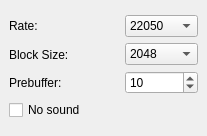
         <widget class="QWidget" name="pageMixer" >
          <property name="geometry" >
           <rect>
            <x>0</x>
            <y>0</y>
            <width>207</width>
            <height>136</height>
           </rect>
          </property>
          <attribute name="label" >
           <string>Mixer</string>
          </attribute>
          <layout class="QGridLayout" >
           <property name="margin" >
            <number>9</number>
           </property>
           <property name="spacing" >
            <number>6</number>
           </property>
           <item row="0" column="0" >
            <layout class="QGridLayout" >
             <property name="margin" >
              <number>0</number>
             </property>
             <property name="spacing" >
              <number>6</number>
             </property>
             <item row="1" column="0" >
              <widget class="QCheckBox" name="chkBoxMixerNoSound" >
               <property name="minimumSize" >
                <size>
                 <width>110</width>
                 <height>0</height>
                </size>
               </property>
               <property name="maximumSize" >
                <size>
                 <width>110</width>
                 <height>16777215</height>
                </size>
               </property>
               <property name="text" >
                <string>No sound</string>
               </property>
              </widget>
             </item>
             <item row="0" column="1" >
              <layout class="QGridLayout" >
               <property name="margin" >
                <number>0</number>
               </property>
               <property name="spacing" >
                <number>6</number>
               </property>
               <item row="1" column="0" >
                <widget class="QComboBox" name="cbxMixerBlockSize" >
                 <property name="currentIndex" >
                  <number>1</number>
                 </property>
                 <item>
                  <property name="text" >
                   <string>1024</string>
                  </property>
                 </item>
                 <item>
                  <property name="text" >
                   <string>2048</string>
                  </property>
                 </item>
                 <item>
                  <property name="text" >
                   <string>4096</string>
                  </property>
                 </item>
                </widget>
               </item>
               <item row="2" column="0" >
                <widget class="QSpinBox" name="spBoxPrebuffer" >
                 <property name="maximum" >
                  <number>999</number>
                 </property>
                 <property name="value" >
                  <number>10</number>
                 </property>
                </widget>
               </item>
               <item row="0" column="0" >
                <widget class="QComboBox" name="cbxMixerRate" >
                 <property name="currentIndex" >
                  <number>1</number>
                 </property>
                 <item>
                  <property name="text" >
                   <string>11050</string>
                  </property>
                 </item>
                 <item>
                  <property name="text" >
                   <string>22050</string>
                  </property>
                 </item>
                 <item>
                  <property name="text" >
                   <string>44100</string>
                  </property>
                 </item>
                </widget>
               </item>
              </layout>
             </item>
             <item row="0" column="0" >
              <layout class="QGridLayout" >
               <property name="margin" >
                <number>0</number>
               </property>
               <property name="spacing" >
                <number>6</number>
               </property>
               <item row="1" column="0" >
                <widget class="QLabel" name="label_3" >
                 <property name="minimumSize" >
                  <size>
                   <width>110</width>
                   <height>0</height>
                  </size>
                 </property>
                 <property name="maximumSize" >
                  <size>
                   <width>110</width>
                   <height>16777215</height>
                  </size>
                 </property>
                 <property name="text" >
                  <string>Block Size:</string>
                 </property>
                </widget>
               </item>
               <item row="0" column="0" >
                <widget class="QLabel" name="label_2" >
                 <property name="minimumSize" >
                  <size>
                   <width>110</width>
                   <height>0</height>
                  </size>
                 </property>
                 <property name="maximumSize" >
                  <size>
                   <width>110</width>
                   <height>16777215</height>
                  </size>
                 </property>
                 <property name="text" >
                  <string>Rate:</string>
                 </property>
                </widget>
               </item>
               <item row="2" column="0" >
                <widget class="QLabel" name="label_4" >
                 <property name="minimumSize" >
                  <size>
                   <width>110</width>
                   <height>0</height>
                  </size>
                 </property>
                 <property name="maximumSize" >
                  <size>
                   <width>110</width>
                   <height>16777215</height>
                  </size>
                 </property>
                 <property name="text" >
                  <string>Prebuffer:</string>
                 </property>
                </widget>
               </item>
              </layout>
             </item>
            </layout>
           </item>
          </layout>
         </widget>
